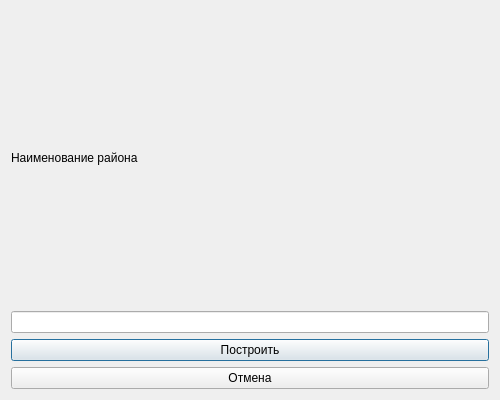
<ui version="4.0">
 <class>SearchAreaDialog</class>
 <widget class="QDialog" name="SearchAreaDialog">
  <property name="geometry">
   <rect>
    <x>0</x>
    <y>0</y>
    <width>500</width>
    <height>400</height>
   </rect>
  </property>
  <property name="windowTitle">
   <string>Параметры района поиска</string>
  </property>
  <layout class="QVBoxLayout" name="verticalLayout">
   <item>
    <widget class="QLabel" name="label_district">
     <property name="text">
      <string>Наименование района</string>
     </property>
    </widget>
   </item>
   <item>
    <widget class="QLineEdit" name="txt_district"/>
   </item>
   <!-- Добавьте все поля аналогично (QLineEdit для префикса, QComboBox для SR -->
   <item>
    <widget class="QPushButton" name="btn_build">
     <property name="text">
      <string>Построить</string>
     </property>
    </widget>
   </item>
   <item>
    <widget class="QPushButton" name="btn_cancel">
     <property name="text">
      <string>Отмена</string>
     </property>
    </widget>
   </item>
  </layout>
 </widget>
 <resources/>
 <connections/>
</ui>
